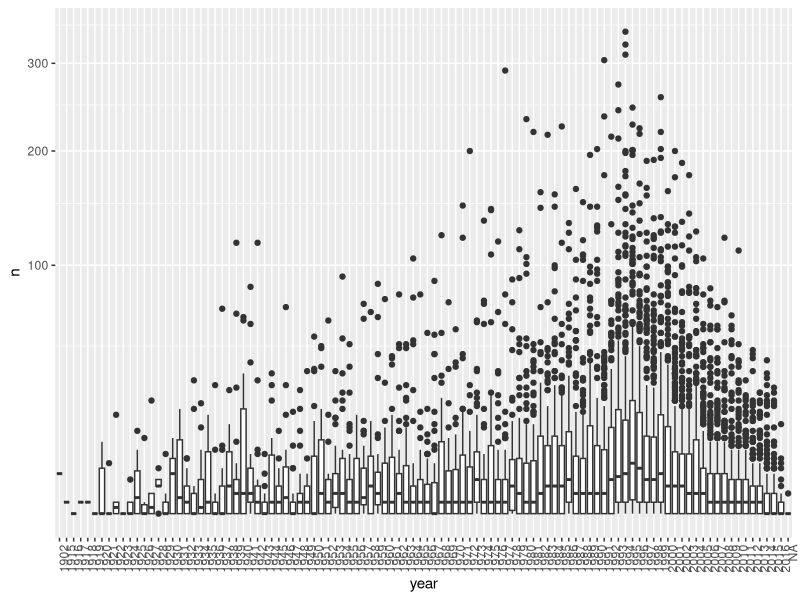
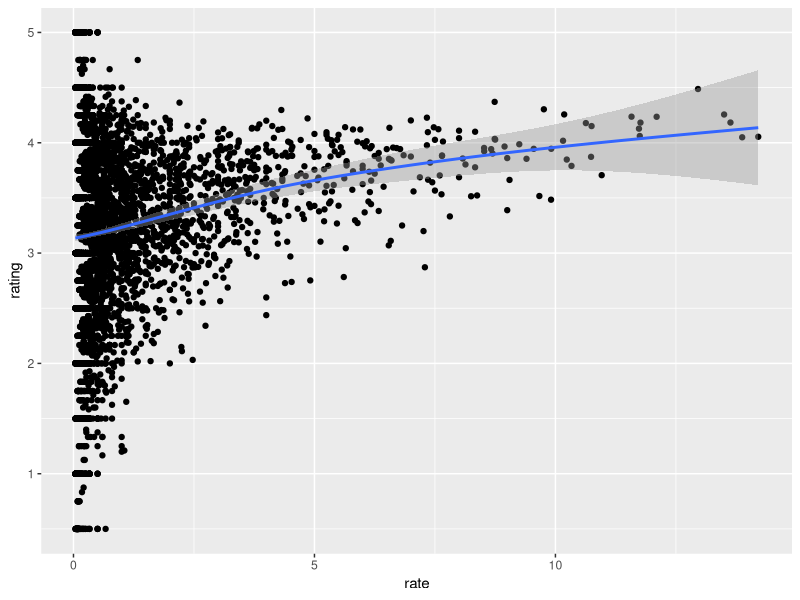
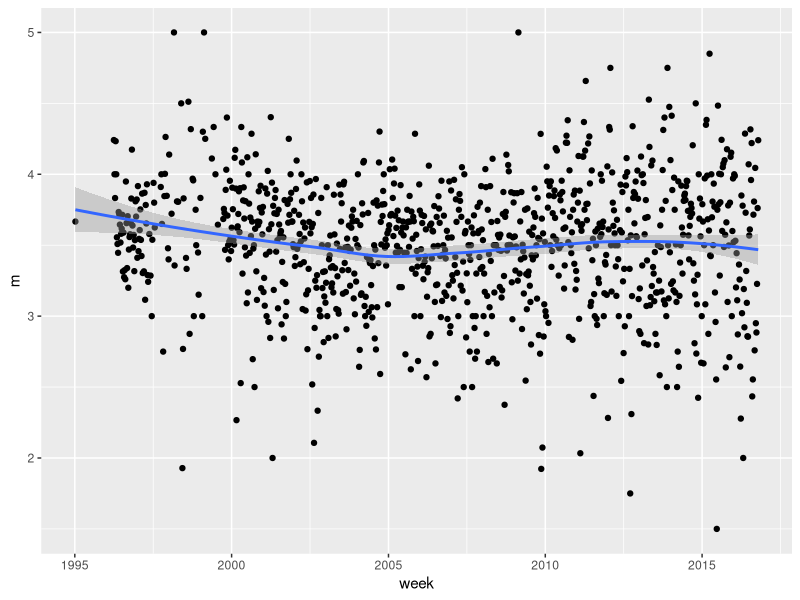
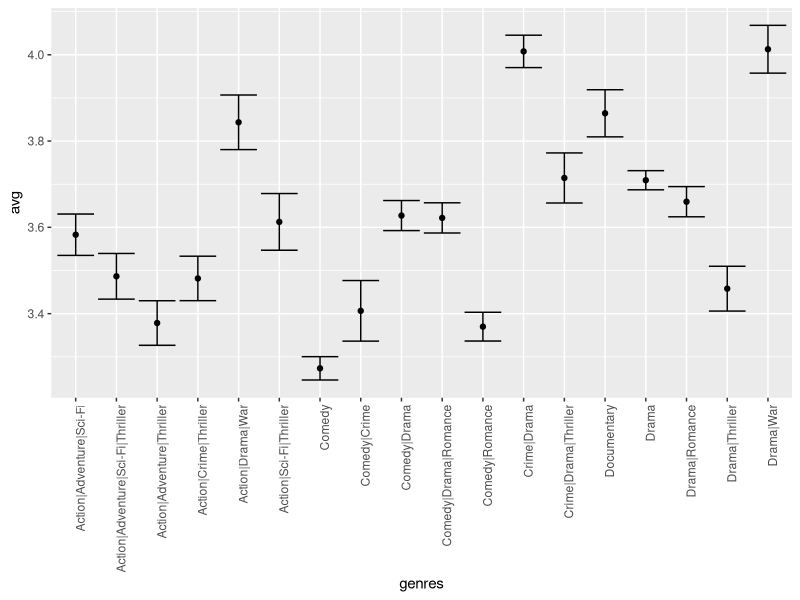

R code for these plots, in order:
############################################################################################################################################################
##   Recommendation Systems questions 
############################################################################################################################################################


library(tidyverse)
library(lubridate)
library(dslabs)
data("movielens")


#### Q1

ex1<-movielens %>% filter(!is.na(rating))%>%group_by(movieId,year)%>%summarize(n=n(),year = as.character(first(year)))

qplot(year,n,data=ex1,geom = "boxplot") +  coord_trans(y = "sqrt") +  theme(axis.text.x = element_text(angle = 90, hjust = 1))

v<-ex1%>%group_by(year)%>%summarize(m=median(n))

v$year[which.max(v$m)]

#### Q2

ex2<-movielens %>% filter(year>=1993)
ex2$timestamp<-as.Date(as.POSIXct(ex2$timestamp,tz = "UTC",origin = "1970-01-01"),format ="%Y-%m-%d")

##  The Shawshank Redemption

idx<-grep("Shawshank",ex2$title)
ex2$movieId[idx]
movielens %>% filter(movieId==318)%>%summarize(m=mean(rating))

## "Forrest Gump"

a<-ex2 %>% filter(title=="Forrest Gump")

a<-a%>% mutate(R_year=year(timestamp))

a2<-a%>%group_by(R_year)%>%summarize(n=n())

sum(a2$n)/(2018-min(a$year))


movielens %>% 
  filter(year >= 1993) %>%
  group_by(movieId) %>%
  summarize(n = n(), years = 2018 - first(year),
            title = title[1],
            rating = mean(rating)) %>%
  mutate(rate = n/years) %>%
  top_n(25, rate) %>%
  arrange(desc(rate))



#### Q3
         
a<-movielens %>% 
  filter(year >= 1993) %>%
  group_by(movieId,year) %>%
  summarize(n = n(), years = 2018 - first(year),
            title = title[1],
            rating = mean(rating)) %>%
  mutate(rate = n/years) 

a%>% ggplot(aes(rate, rating)) +
  geom_point() +
  geom_smooth()


#### Q5
movielens <- mutate(movielens, date = as_datetime(timestamp))
###as.Date(as.POSIXct(ex2$timestamp,tz = "UTC",origin = "1970-01-01"),format ="%Y-%m-%d")


#### Q6

movielens <- mutate(movielens,week=round_date(date,unit="week"))
movielens%>% group_by(week)%>%summarize(m=mean(rating))%>% ggplot(aes(week, m)) +
  geom_point() +
  geom_smooth()


#### Q8

gui<-movielens%>% group_by(genres)%>%summarize(n=n(),avg=mean(rating),se=sd(rating)/sqrt(n()))%>%filter(n>1000)

gui%>%ggplot(aes(x = genres, y = avg, ymin = avg - 2*se, ymax = avg + 2*se)) + 
  geom_point() +
  geom_errorbar() + 
  theme(axis.text.x = element_text(angle = 90, hjust = 1))


gui$genres[which.min(gui$avg)]
